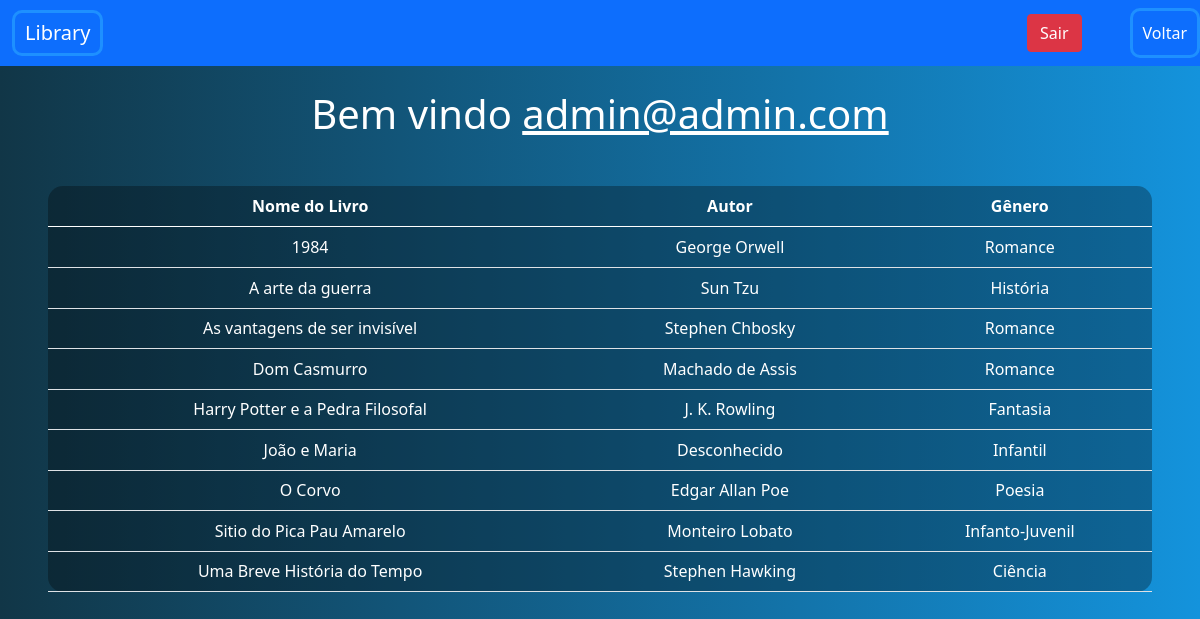
Screenshot of /tela-admin-livros.php (signed in) with the database file from the repository.
### tables this page shows
CREATE TABLE `livros` (
  `id_livro` int(11) NOT NULL AUTO_INCREMENT,
  `nome_livro` varchar(45) NOT NULL,
  `autor` varchar(45) NOT NULL,
  `genero_livro` varchar(45) NOT NULL,
  `data_devolucao` varchar(45) NOT NULL,
  `disponivel` tinyint(4) NOT NULL,
  `data_aluguel` varchar(45) NOT NULL,
  `ultimo_locador` varchar(45) NOT NULL,
  PRIMARY KEY (`id_livro`)
);

### tela-admin-livros.php (the view, shortened to what this page needs)
<?php
    include_once('config.php');
    $logado = $_SESSION['email'];
        $sql = "SELECT * FROM livros where disponivel = 1 order by nome_livro";
    $result = $conexao->query($sql);
?>
<!DOCTYPE html>
<html lang="en">
<head>
    <link href="https://cdn.jsdelivr.net/npm/bootstrap@5.0.2/dist/css/bootstrap.min.css" rel="stylesheet">
</head>
<body>
    <nav class="navbar navbar-expand-lg navbar-dark bg-primary">
        <div class="container-fluid">
            <a class="navbar-brand" href="#">Library</a>
        </div>
        <div class="d-flex">
            <a href="sair.php" class="btn btn-danger me-5">Sair</a>
        </div>
        <a href="tela-admin-botoes.php">Voltar</a>
    </nav>
    <br>
    <?php
        echo "<h1>Bem vindo <u>$logado</u></h1>";
    ?>
    <div class="m-5">
            <table class="table text-white table-bg">
        <thead>
            <tr>
                <th scope="col">Nome do Livro</th>
                <th scope="col">Autor</th>
                <th scope="col">Gênero</th>
            </tr>
        </thead>
        <tbody>
            <?php
                while($user_data = mysqli_fetch_assoc($result)) {
                    echo "<tr>";
                    echo "<td>".$user_data['nome_livro']."</td>";
                    echo "<td>".$user_data['autor']."</td>";
                    echo "<td>".$user_data['genero_livro']."</td>";
                    echo "<tr>";
                }
            ?>
        </tbody>
        </table>
    </div>
</body>
</html>

### tela-admin-livros.php (style rules this page uses)
body { background-image: linear-gradient(to left, rgb(20, 147, 220), rgb(17, 54, 71)); color: white; text-align: center; }
.table-bg { background: rgba(0,0,0,0.3); border-radius: 15px; }
a { text-align: left; text-decoration: none; color: white; border: 3px solid dodgerblue; border-radius: 10px; padding: 10px; }

### rows the page displays
livros: nome_livro "1984", autor "George Orwell", genero_livro "Romance"
livros: nome_livro "A arte da guerra", autor "Sun Tzu", genero_livro "História"
livros: nome_livro "As vantagens de ser invisível", autor "Stephen Chbosky", genero_livro "Romance"
livros: nome_livro "Dom Casmurro", autor "Machado de Assis", genero_livro "Romance"
livros: nome_livro "Harry Potter e a Pedra Filosofal", autor "J. K. Rowling", genero_livro "Fantasia"
livros: nome_livro "João e Maria", autor "Desconhecido", genero_livro "Infantil"
livros: nome_livro "O Corvo", autor "Edgar Allan Poe", genero_livro "Poesia"
livros: nome_livro "Sitio do Pica Pau Amarelo", autor "Monteiro Lobato", genero_livro "Infanto-Juvenil"
livros: nome_livro "Uma Breve História do Tempo", autor "Stephen Hawking", genero_livro "Ciência"

### other values shown
$logado "admin@admin.com"
